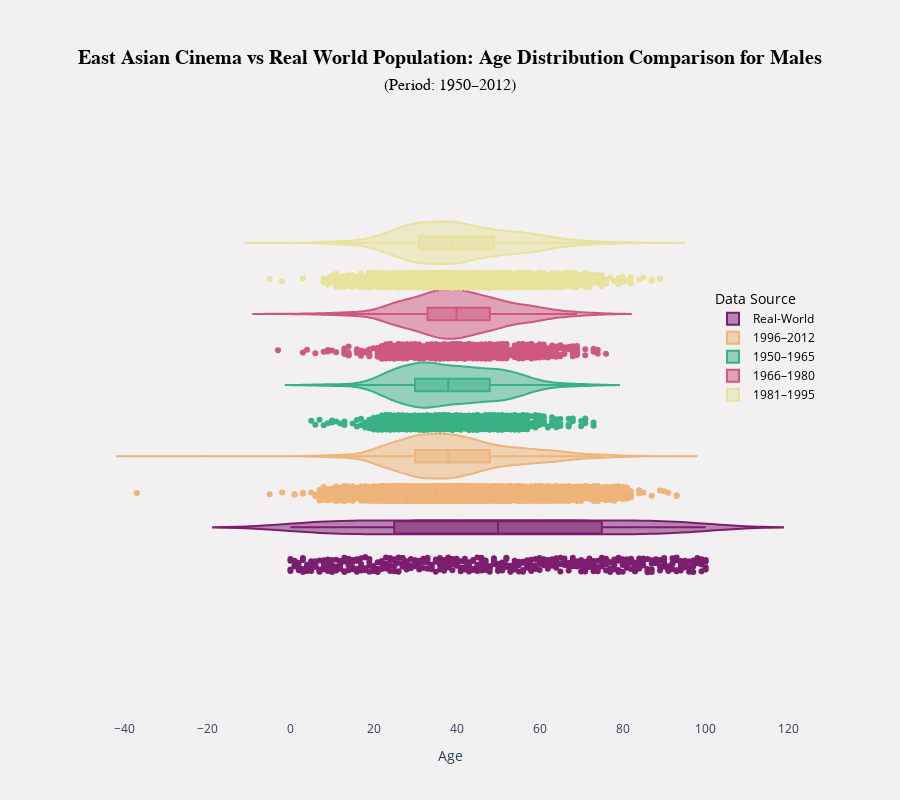
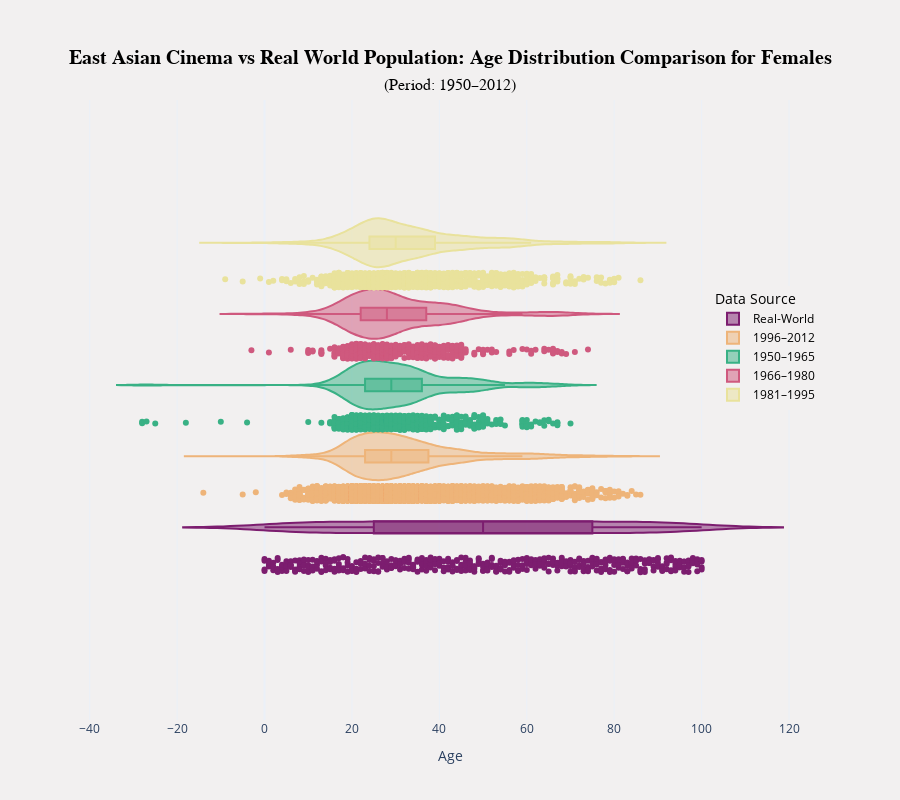

Here is the notebook cell these charts were saved with, in order:
### Markdown cell above
**2. Gender Differences:**

*Females:*
- Strong peak in the 20-30 age group, diminishing significantly past 40.
- This reflects age-related biases, particularly in female casting, where younger women dominate screen time.


*Males:*
- Peaks slightly later (30-40 age group) than females, with a more gradual decline.
- Males have more representation in older age groups compared to females, indicating longer careers.

### Code cell
female_realworld = female_eastasia_realworld_averages
male_realworld = male_eastasia_realworld_averages
male_output_path = "/Users/zaynebmellouli/MA1/ada-2024-project-advanceddestroyers0fall/src/eastasia_analysis/male_violin_plot.html"
female_output_path = "/Users/zaynebmellouli/MA1/ada-2024-project-advanceddestroyers0fall/src/eastasia_analysis/female_violin_plot.html"

# Call the function
create_age_distribution_violin_plots(
    female_realworld, male_realworld, eastasia_data,
    male_output_path, female_output_path
)

### Figure 1 — Plotly figure (JSON) as saved in the notebook; plotly's stock layout.template omitted (floating-point values rounded to 4 significant figures; data arrays with more than 128 entries replaced by an {"elided": "..."} marker saying what was removed)
{"data": [{"alignmentgroup": "True", "box": {"visible": true}, "hovertemplate": "Data Source=Real-World<br>Age=%{x}<extra></extra>", "legendgroup": "Real-World", "marker": {"color": "#7c1d6f"}, "name": "Real-World", "offsetgroup": "Real-World", "orientation": "h", "points": "all", "scalegroup": "True", "showlegend": true, "type": "violin", "x": {"elided": "404 int values"}, "x0": " ", "xaxis": "x", "y0": " ", "yaxis": "y"}, {"alignmentgroup": "True", "box": {"visible": true}, "hovertemplate": "Data Source=1996–2012<br>Age=%{x}<extra></extra>", "legendgroup": "1996–2012", "marker": {"color": "#eeb479"}, "name": "1996–2012", "offsetgroup": "1996–2012", "orientation": "h", "points": "all", "scalegroup": "True", "showlegend": true, "type": "violin", "x": {"elided": "8813 int values"}, "x0": " ", "xaxis": "x", "y0": " ", "yaxis": "y"}, {"alignmentgroup": "True", "box": {"visible": true}, "hovertemplate": "Data Source=1950–1965<br>Age=%{x}<extra></extra>", "legendgroup": "1950–1965", "marker": {"color": "#39b185"}, "name": "1950–1965", "offsetgroup": "1950–1965", "orientation": "h", "points": "all", "scalegroup": "True", "showlegend": true, "type": "violin", "x": {"elided": "1249 int values"}, "x0": " ", "xaxis": "x", "y0": " ", "yaxis": "y"}, {"alignmentgroup": "True", "box": {"visible": true}, "hovertemplate": "Data Source=1966–1980<br>Age=%{x}<extra></extra>", "legendgroup": "1966–1980", "marker": {"color": "#cf597e"}, "name": "1966–1980", "offsetgroup": "1966–1980", "orientation": "h", "points": "all", "scalegroup": "True", "showlegend": true, "type": "violin", "x": {"elided": "1111 int values"}, "x0": " ", "xaxis": "x", "y0": " ", "yaxis": "y"}, {"alignmentgroup": "True", "box": {"visible": true}, "hovertemplate": "Data Source=1981–1995<br>Age=%{x}<extra></extra>", "legendgroup": "1981–1995", "marker": {"color": "#e9e29c"}, "name": "1981–1995", "offsetgroup": "1981–1995", "orientation": "h", "points": "all", "scalegroup": "True", "showlegend": true, "type": "violin", "x": {"elided": "2866 int values"}, "x0": " ", "xaxis": "x", "y0": " ", "yaxis": "y"}], "layout": {"height": 800, "legend": {"font": {"color": "black"}, "title": {"text": "<span style='color: black;'>Data Source</span>"}, "tracegroupgap": 0, "x": 1, "xanchor": "right", "y": 0.7}, "paper_bgcolor": "#F2F0F0", "plot_bgcolor": "#F2F0F0", "title": {"font": {"family": "Arial", "size": 20}, "text": "<b style='color: black;'>East Asian Cinema vs Real World Population: Age Distribution Comparison for Males</b><br><span style='font-size: 16px; color: black;'>(Period: 1950–2012)</span>", "x": 0.5, "xanchor": "center", "y": 0.92}, "violinmode": "group", "xaxis": {"anchor": "y", "domain": [0, 1], "title": {"text": "Age"}}, "yaxis": {"anchor": "x", "domain": [0, 1]}}}

### Figure 2 — Plotly figure (JSON) as saved in the notebook; plotly's stock layout.template omitted (floating-point values rounded to 4 significant figures; data arrays with more than 128 entries replaced by an {"elided": "..."} marker saying what was removed)
{"data": [{"alignmentgroup": "True", "box": {"visible": true}, "hovertemplate": "Data Source=Real-World<br>Age=%{x}<extra></extra>", "legendgroup": "Real-World", "marker": {"color": "#7c1d6f"}, "name": "Real-World", "offsetgroup": "Real-World", "orientation": "h", "points": "all", "scalegroup": "True", "showlegend": true, "type": "violin", "x": {"elided": "404 int values"}, "x0": " ", "xaxis": "x", "y0": " ", "yaxis": "y"}, {"alignmentgroup": "True", "box": {"visible": true}, "hovertemplate": "Data Source=1996–2012<br>Age=%{x}<extra></extra>", "legendgroup": "1996–2012", "marker": {"color": "#eeb479"}, "name": "1996–2012", "offsetgroup": "1996–2012", "orientation": "h", "points": "all", "scalegroup": "True", "showlegend": true, "type": "violin", "x": {"elided": "5263 int values"}, "x0": " ", "xaxis": "x", "y0": " ", "yaxis": "y"}, {"alignmentgroup": "True", "box": {"visible": true}, "hovertemplate": "Data Source=1950–1965<br>Age=%{x}<extra></extra>", "legendgroup": "1950–1965", "marker": {"color": "#39b185"}, "name": "1950–1965", "offsetgroup": "1950–1965", "orientation": "h", "points": "all", "scalegroup": "True", "showlegend": true, "type": "violin", "x": {"elided": "717 int values"}, "x0": " ", "xaxis": "x", "y0": " ", "yaxis": "y"}, {"alignmentgroup": "True", "box": {"visible": true}, "hovertemplate": "Data Source=1966–1980<br>Age=%{x}<extra></extra>", "legendgroup": "1966–1980", "marker": {"color": "#cf597e"}, "name": "1966–1980", "offsetgroup": "1966–1980", "orientation": "h", "points": "all", "scalegroup": "True", "showlegend": true, "type": "violin", "x": {"elided": "511 int values"}, "x0": " ", "xaxis": "x", "y0": " ", "yaxis": "y"}, {"alignmentgroup": "True", "box": {"visible": true}, "hovertemplate": "Data Source=1981–1995<br>Age=%{x}<extra></extra>", "legendgroup": "1981–1995", "marker": {"color": "#e9e29c"}, "name": "1981–1995", "offsetgroup": "1981–1995", "orientation": "h", "points": "all", "scalegroup": "True", "showlegend": true, "type": "violin", "x": {"elided": "1380 int values"}, "x0": " ", "xaxis": "x", "y0": " ", "yaxis": "y"}], "layout": {"height": 800, "legend": {"font": {"color": "black"}, "title": {"text": "<span style='color: black;'>Data Source</span>"}, "tracegroupgap": 0, "x": 1, "xanchor": "right", "y": 0.7}, "paper_bgcolor": "#F2F0F0", "plot_bgcolor": "#F2F0F0", "title": {"font": {"family": "Arial", "size": 20}, "text": "<b style='color: black;'>East Asian Cinema vs Real World Population: Age Distribution Comparison for Females</b><br><span style='font-size: 16px; color: black;'>(Period: 1950–2012)</span>", "x": 0.5, "xanchor": "center", "y": 0.92}, "violinmode": "group", "xaxis": {"anchor": "y", "domain": [0, 1], "title": {"text": "Age"}}, "yaxis": {"anchor": "x", "domain": [0, 1]}}}
